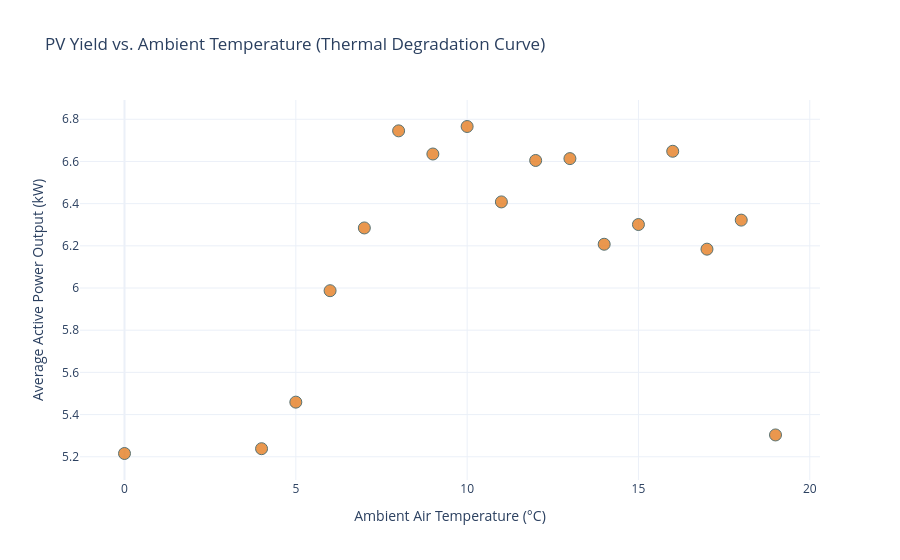

Here is the notebook cell this chart was saved with:
### Markdown cell above
### 🌡️ 5. Climate Resilience: Why Heat Hurts Solar Power
My background in sustainable architecture taught me a simple rule: solar panels need light, but they hate the heat. When the outside air gets too hot, the panels overheat and actually generate less electricity. 

To see exactly how much power our factory loses on a warm day, we are going to group millions of 5-second sensor readings by the outside temperature. By focusing just on daylight hours, we can find the exact temperature where our green energy starts to drop off.

### Code cell
# 🚀 Thermal Aggregation

# 1. Filter for active daylight generation (avoiding nighttime zeros)
daylight_pv = df_env.filter(pl.col("AC_ActivePower") > 5.0)

# 2. Vectorized grouping: Round temps to nearest degree and calculate mean power
temp_efficiency = (
    daylight_pv
    .with_columns(pl.col("Air_Temperature_C").round(0).cast(pl.Int32).alias("Temp_Bucket"))
    .group_by("Temp_Bucket")
    .agg(pl.col("AC_ActivePower").mean().alias("Mean_Power"))
    .sort("Temp_Bucket")
).to_pandas()

# 3. Visualize the thermal curve
fig = px.scatter(
    temp_efficiency,
    x="Temp_Bucket",
    y="Mean_Power",
    title="PV Yield vs. Ambient Temperature (Thermal Degradation Curve)",
    labels={
        "Temp_Bucket": "Ambient Air Temperature (°C)", 
        "Mean_Power": "Average Active Power Output (kW)"
    },
    template="plotly_white"
)

fig.update_traces(marker=dict(size=12, color="#e67e22", opacity=0.8, line=dict(width=1, color="DarkSlateGrey")))
fig.update_layout(hovermode="x unified")
fig.show()

### Figure 1 — Plotly figure (JSON) as saved in the notebook; plotly's stock layout.template omitted (floating-point values rounded to 4 significant figures)
{"data": [{"hovertemplate": "Ambient Air Temperature (°C)=%{x}<br>Average Active Power Output (kW)=%{y}<extra></extra>", "legendgroup": "", "marker": {"color": "#e67e22", "line": {"color": "DarkSlateGrey", "width": 1}, "opacity": 0.8, "size": 12, "symbol": "circle"}, "mode": "markers", "name": "", "orientation": "v", "showlegend": false, "type": "scatter", "x": [0, 4, 5, 6, 7, 8, 9, 10, 11, 12, 13, 14, 15, 16, 17, 18, 19], "xaxis": "x", "y": [5.216, 5.238, 5.459, 5.987, 6.285, 6.745, 6.635, 6.766, 6.408, 6.605, 6.613, 6.207, 6.301, 6.648, 6.184, 6.322, 5.304], "yaxis": "y"}], "layout": {"hovermode": "x unified", "legend": {"tracegroupgap": 0}, "title": {"text": "PV Yield vs. Ambient Temperature (Thermal Degradation Curve)"}, "xaxis": {"anchor": "y", "domain": [0, 1], "title": {"text": "Ambient Air Temperature (°C)"}}, "yaxis": {"anchor": "x", "domain": [0, 1], "title": {"text": "Average Active Power Output (kW)"}}}}
